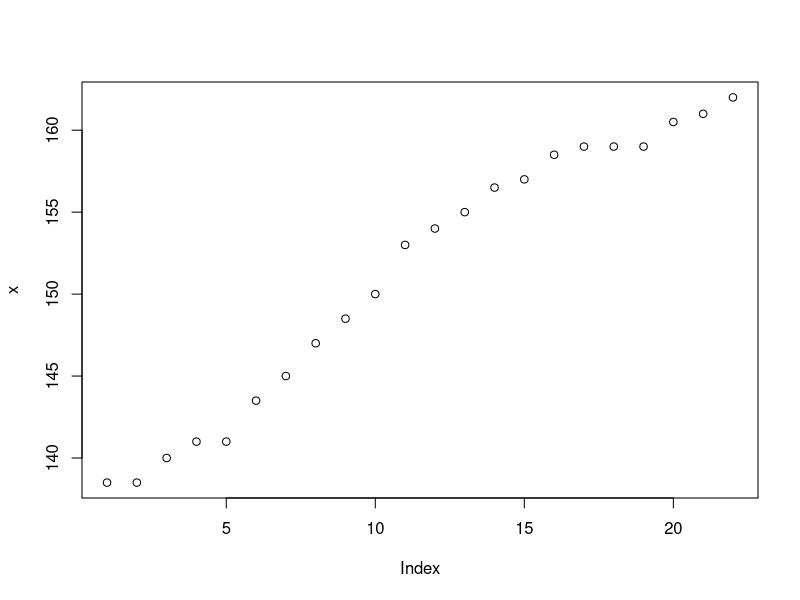
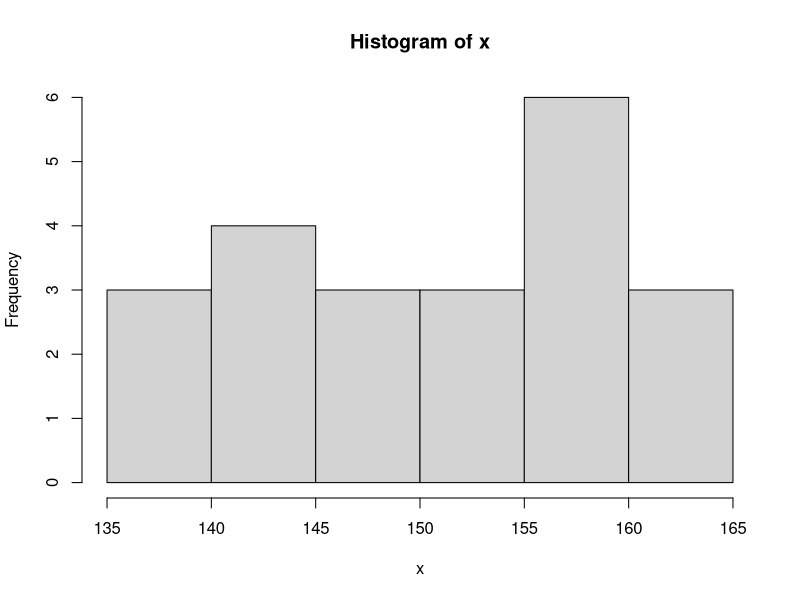
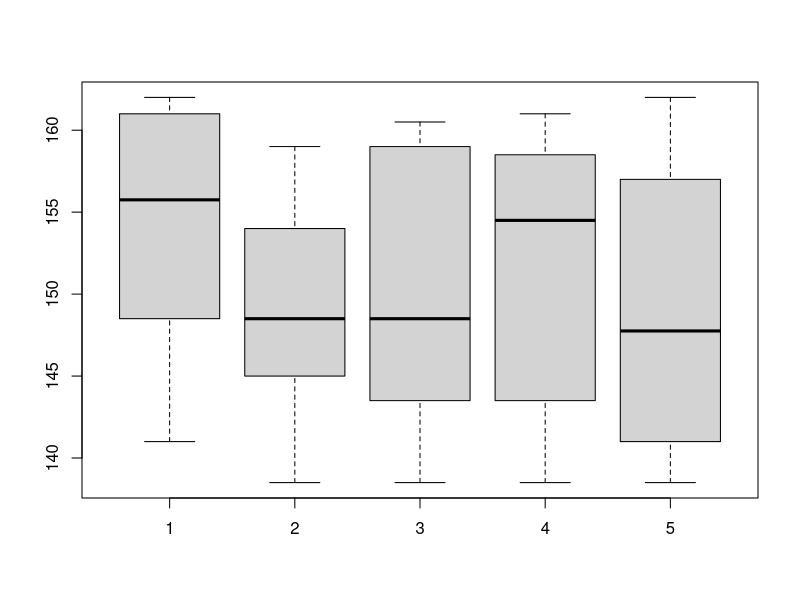

The R script that drew these images, in order: (Note: this script raises an error after producing the figures.)
#zadanie 4.
#(a) Zwizualizuj dane na wykresie.
x = c(138.5, 138.5, 140.0, 141.0, 141.0, 143.5, 145.0, 147.0, 148.5, 150.0, 153.0, 154.0,   155.0, 156.5, 157.0, 158.5, 159.0, 159.0, 159.0, 160.5, 161.0, 162.0)
plot(x)
hist(x)

#Czy wiemy z jakiego rozkładu pochodzą te dane? Czy na poziomie istotności 0.05 możemy twierdzić, że dane pochodzą z rozkładu normalnego?
shapiro.test(x) # dane nie pochodzą z r. norm.

#Wylosuj 5 prób bootstrapowych z danej próby, co możemy powiedzieć o ich rozkładzie?
resamples5 <- lapply(1:5, function(i) sample(x, replace = T))
#resamples5
for (i in resamples5) {print(shapiro.test(i))}
boxplot(resamples5)

#W oparciu o 100 prób bootstrapowych oszacuj średni wzrost.
resamples100 <- lapply(1:100, function(i) sample(x, replace = T))
#boxplot(resamples100)

r.mean <- sapply(resamples100, mean)
r.mean
mean(r.mean)

#W oparciu o próby bootstrapowe wylosowane w poprzednim kroku oszacuj błąd standardowy i obcążenia dla estymatora średniej z próby.
standard.error <- function(x) { 
  sd(x)/sqrt(length(x))
}

mi <- mean(resamples100)
e.mean <- sapply(resamaples100, mean) #estymatory średnich
se <- standard.error(e.mean) #błąd std.
bias <- mean(e.mean) - mi #obciążenie estyamtora średniej


#Powtórz zadania z punktów (d) i (e) dla 200, 500, 1000 i 10000 prób bootsrapowych. 
#Czy precyzja oszacowania zależy od ilości prób bootstrapowych?
  
bootstrap <- function(X, n){ #X- wektor danych, n- liczba powtórzeń bootstrapowych
  mi <- mean(X)
  boot <- lapply(1:n, function(i) sample(X, replace = T))
  e.mean <- sapply(boot, mean)
  se <- standard.error(e.mean)
  bias <- mean(e.mean) - mi 
  structure(list("SE"=se, "obciążenie estymatora średniej"=bias))
}

bootstrap(x, 200)
bootstrap(x, 500)
bootstrap(x, 1000)
bootstrap(x, 10000)

#Oszacuj precyzję oszacowania mediany z próby w zależności od ilości prób bootstrapowych.

bootstrap_ES <- function(X, n, ES){ #X- wektor danych, n- liczba powtórzeń bootstrapowych, ES- estymator funkcji
  mi <- ES(X)
  boot <- lapply(1:n, function(i) sample(X, replace = T))
  e <- sapply(boot, ES)
  se <- standard.error(e)
  bias <- mean(e) - mi 
  structure(list("SE"=se, "obciążenie estymatora mediany"=bias))
}

a <- bootstrap_ES(x, 200, median)
b <- bootstrap_ES(x, 500, median)
c <- bootstrap_ES(x, 1000, median)
d <- bootstrap_ES(x, 10000, median)

n <- c(a$SE, b$SE, c$SE, d$SE)
m <- c(a$'obciążenie estymatora mediany', b$'obciążenie estymatora mediany', c$'obciążenie estymatora mediany', d$'obciążenie estymatora mediany')
df<-data.frame(n,m)
colnames(df)<-c('SE', 'obciążenie estymatora mediany')
rownames(df)<-c(200, 500, 1000, 10000)